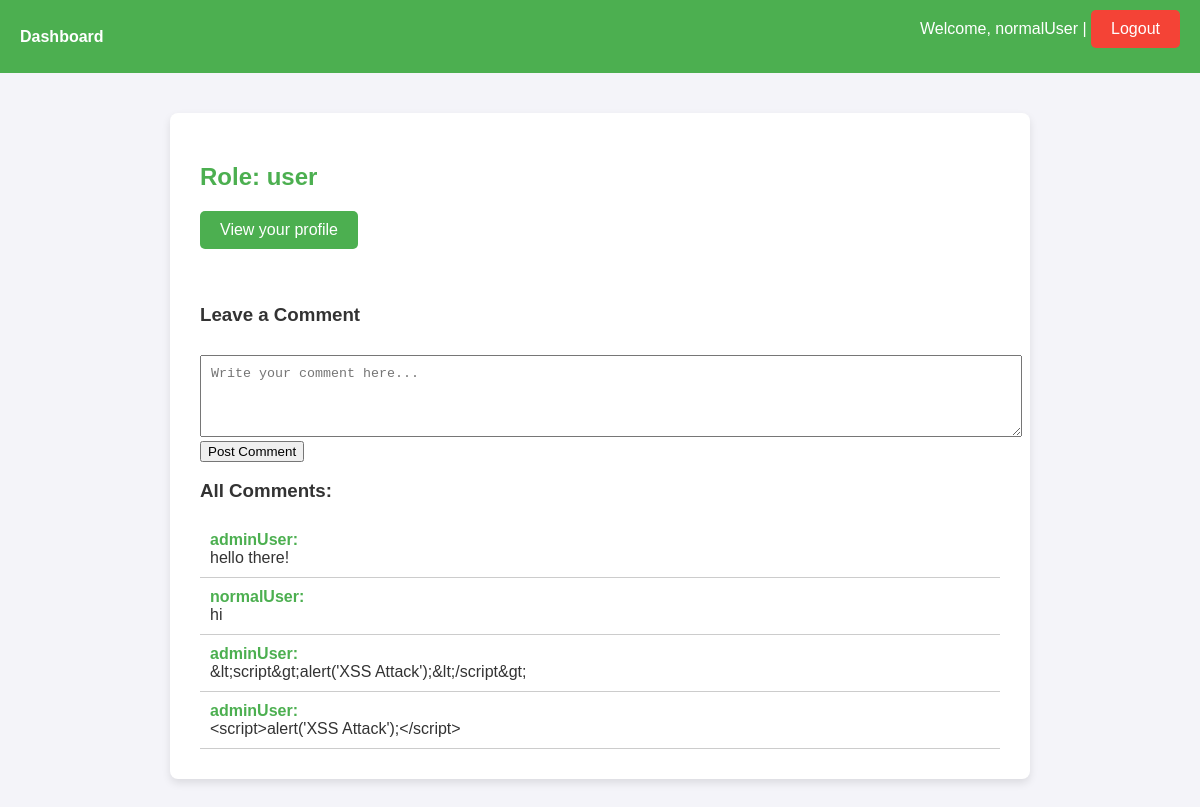
Page /dashboard (signed in) on the committed database.
### app.py (models this page shows, shortened)
class User(db.Model):
    id = db.Column(db.Integer, primary_key=True)
    username = db.Column(db.String(100), unique=True, nullable=False)
    role = db.Column(db.String(50), nullable=False)  # 'admin' or 'user'
    password = db.Column(LargeBinary, nullable=False)

class Comment(db.Model):
    id = db.Column(db.Integer, primary_key=True)
    user = db.Column(db.String(100), nullable=False)
    content = db.Column(db.Text, nullable=False)

### app.py (the view, shortened to what this page needs)
@app.route('/dashboard', methods=['GET', 'POST'])
def dashboard():
    if 'username' not in session:
        return redirect(url_for('login'))
    user = User.query.filter_by(username=session['username']).first()
    comments = Comment.query.all()
    return render_template('dashboard.html', user=user, comments=comments)

### app.py (called while the page is built, shortened)
@app.before_request
def create_fake_users():
    db.create_all()  # Ensure database tables are created

### templates/dashboard.html (shortened to what this page needs)
<!DOCTYPE html>
<html lang="en">
<head>
</head>
<body>
    <div class="header">
        <div><strong>Dashboard</strong></div>
        <div class="welcome">Welcome, {{ user.username }} | <a href="{{ url_for('logout') }}" class="logout">Logout</a></div>
    </div>
    <div class="container">
        <h2>Role: {{ user.role }}</h2>
        <p><a href="{{ url_for('profile', username=user.username) }}">View your profile</a></p>
        <div class="comments-section">
            <h3>Leave a Comment</h3>
            <form method="POST" action="{{ url_for('dashboard') }}">
                <textarea name="content" rows="4" placeholder="Write your comment here..." required></textarea><br>
                <button type="submit">Post Comment</button>
            </form>
            <h3>All Comments:</h3>
            {% for comment in comments %}
                <div class="comment">
                    <strong>{{ comment.user }}:</strong>
                    <div>{{ comment.content|e }}</div>
                </div>
            {% endfor %}
        </div>
    </div>
</body>
</html>

### templates/dashboard.html (style rules this page uses)
body { font-family: Arial, sans-serif; background-color: #f4f4f9; margin: 0; padding: 0; color: #333; }
.header { background-color: #4CAF50; color: white; padding: 10px 20px; display: flex; justify-content: space-between; align-items: center; }
.header .welcome { font-size: 16px; }
.container { max-width: 800px; margin: 40px auto; background-color: #ffffff; padding: 30px; border-radius: 8px; box-shadow: 0 4px 8px rgba(0, 0, 0, 0.1); }
h2 { color: #4CAF50; font-size: 24px; margin-bottom: 20px; }
p { font-size: 18px; color: #555; margin: 10px 0; }
a { text-decoration: none; font-size: 16px; color: #ffffff; background-color: #4CAF50; padding: 10px 20px; border-radius: 5px; transition: background-color 0.3s; display: inline-block; margin-bottom: 15px; }
a.logout { background-color: #f44336; }
.comments-section { margin-top: 40px; }
textarea { width: 100%; padding: 10px; margin-top: 10px; resize: vertical; }
.comment { padding: 10px; border-bottom: 1px solid #ccc; }
.comment strong { color: #4CAF50; }

### rows in the picture
User: username "normalUser", role "user"
Comment: user "adminUser", content "hello there!"
Comment: user "normalUser", content "hi"
Comment: user "adminUser", content "&lt;script&gt;alert('XSS Attack');&lt;/script&gt;"
Comment: user "adminUser", content "<script>alert('XSS Attack');</script>"
